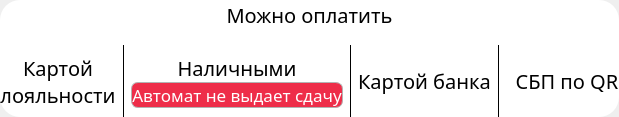
       <widget class="QFrame" name="frame_3">
        <property name="minimumSize">
         <size>
          <width>0</width>
          <height>0</height>
         </size>
        </property>
        <property name="frameShape">
         <enum>QFrame::NoFrame</enum>
        </property>
        <property name="frameShadow">
         <enum>QFrame::Raised</enum>
        </property>
        <layout class="QHBoxLayout" name="horizontalLayout_2">
         <property name="spacing">
          <number>10</number>
         </property>
         <property name="leftMargin">
          <number>0</number>
         </property>
         <property name="topMargin">
          <number>0</number>
         </property>
         <property name="rightMargin">
          <number>0</number>
         </property>
         <property name="bottomMargin">
          <number>0</number>
         </property>
         <item>
          <widget class="QFrame" name="frame_17">
           <property name="sizePolicy">
            <sizepolicy hsizetype="Preferred" vsizetype="Expanding">
             <horstretch>0</horstretch>
             <verstretch>0</verstretch>
            </sizepolicy>
           </property>
           <property name="minimumSize">
            <size>
             <width>0</width>
             <height>110</height>
            </size>
           </property>
           <property name="maximumSize">
            <size>
             <width>16777215</width>
             <height>149</height>
            </size>
           </property>
           <property name="styleSheet">
            <string notr="true">#frame_17 {
	background-color: white;
	border-radius: 20px;
}</string>
           </property>
           <property name="frameShape">
            <enum>QFrame::NoFrame</enum>
           </property>
           <property name="frameShadow">
            <enum>QFrame::Raised</enum>
           </property>
           <layout class="QVBoxLayout" name="verticalLayout_10">
            <property name="leftMargin">
             <number>0</number>
            </property>
            <property name="topMargin">
             <number>0</number>
            </property>
            <property name="rightMargin">
             <number>0</number>
            </property>
            <property name="bottomMargin">
             <number>0</number>
            </property>
            <item alignment="Qt::AlignTop">
             <widget class="QFrame" name="frame_18">
              <property name="minimumSize">
               <size>
                <width>0</width>
                <height>0</height>
               </size>
              </property>
              <property name="frameShape">
               <enum>QFrame::NoFrame</enum>
              </property>
              <property name="frameShadow">
               <enum>QFrame::Raised</enum>
              </property>
              <layout class="QHBoxLayout" name="horizontalLayout">
               <property name="spacing">
                <number>0</number>
               </property>
               <property name="leftMargin">
                <number>0</number>
               </property>
               <property name="topMargin">
                <number>0</number>
               </property>
               <property name="rightMargin">
                <number>0</number>
               </property>
               <item>
                <widget class="QLabel" name="label_3">
                 <property name="minimumSize">
                  <size>
                   <width>0</width>
                   <height>30</height>
                  </size>
                 </property>
                 <property name="maximumSize">
                  <size>
                   <width>700</width>
                   <height>16777215</height>
                  </size>
                 </property>
                 <property name="font">
                  <font>
                   <family>Rubik</family>
                   <pointsize>15</pointsize>
                  </font>
                 </property>
                 <property name="styleSheet">
                  <string notr="true">QLabel {
            border-radius: 15px;
            border: 1px solid #B3B3B3;
}a</string>
                 </property>
                 <property name="lineWidth">
                  <number>0</number>
                 </property>
                 <property name="text">
                  <string>Можно оплатить</string>
                 </property>
                 <property name="alignment">
                  <set>Qt::AlignCenter</set>
                 </property>
                </widget>
               </item>
              </layout>
             </widget>
            </item>
            <item>
             <widget class="QFrame" name="frame_19">
              <property name="sizePolicy">
               <sizepolicy hsizetype="Preferred" vsizetype="Expanding">
                <horstretch>0</horstretch>
                <verstretch>0</verstretch>
               </sizepolicy>
              </property>
              <property name="frameShape">
               <enum>QFrame::NoFrame</enum>
              </property>
              <property name="frameShadow">
               <enum>QFrame::Raised</enum>
              </property>
              <layout class="QHBoxLayout" name="horizontalLayout_4">
               <property name="leftMargin">
                <number>0</number>
               </property>
               <property name="topMargin">
                <number>0</number>
               </property>
               <property name="rightMargin">
                <number>0</number>
               </property>
               <property name="bottomMargin">
                <number>0</number>
               </property>
               <item>
                <widget class="QFrame" name="frame_20">
                 <property name="frameShape">
                  <enum>QFrame::NoFrame</enum>
                 </property>
                 <property name="frameShadow">
                  <enum>QFrame::Raised</enum>
                 </property>
                 <layout class="QVBoxLayout" name="verticalLayout_22">
                  <property name="spacing">
                   <number>0</number>
                  </property>
                  <property name="leftMargin">
                   <number>0</number>
                  </property>
                  <property name="topMargin">
                   <number>0</number>
                  </property>
                  <property name="rightMargin">
                   <number>0</number>
                  </property>
                  <property name="bottomMargin">
                   <number>0</number>
                  </property>
                  <item>
                   <widget class="QLabel" name="label_4">
                    <property name="font">
                     <font>
                      <family>Rubik</family>
                      <pointsize>15</pointsize>
                     </font>
                    </property>
                    <property name="text">
                     <string>Картой
лояльности</string>
                    </property>
                    <property name="alignment">
                     <set>Qt::AlignCenter</set>
                    </property>
                   </widget>
                  </item>
                 </layout>
                </widget>
               </item>
               <item>
                <widget class="Line" name="line">
                 <property name="styleSheet">
                  <string notr="true"/>
                 </property>
                 <property name="frameShadow">
                  <enum>QFrame::Plain</enum>
                 </property>
                 <property name="orientation">
                  <enum>Qt::Vertical</enum>
                 </property>
                </widget>
               </item>
               <item>
                <widget class="QFrame" name="frame_21">
                 <property name="frameShape">
                  <enum>QFrame::NoFrame</enum>
                 </property>
                 <property name="frameShadow">
                  <enum>QFrame::Raised</enum>
                 </property>
                 <layout class="QVBoxLayout" name="verticalLayout_19">
                  <property name="spacing">
                   <number>0</number>
                  </property>
                  <property name="leftMargin">
                   <number>0</number>
                  </property>
                  <property name="topMargin">
                   <number>9</number>
                  </property>
                  <property name="rightMargin">
                   <number>0</number>
                  </property>
                  <property name="bottomMargin">
                   <number>9</number>
                  </property>
                  <item>
                   <widget class="QLabel" name="label_5">
                    <property name="font">
                     <font>
                      <family>Rubik</family>
                      <pointsize>15</pointsize>
                     </font>
                    </property>
                    <property name="text">
                     <string>Наличными</string>
                    </property>
                    <property name="alignment">
                     <set>Qt::AlignCenter</set>
                    </property>
                   </widget>
                  </item>
                  <item>
                   <widget class="QLabel" name="label_9">
                    <property name="font">
                     <font>
                      <family>Rubik</family>
                      <pointsize>13</pointsize>
                     </font>
                    </property>
                    <property name="styleSheet">
                     <string notr="true">color: rgb(255, 255, 255);
background-color: rgb(238,45,73);
border-radius: 7px;
border: 1px solid #B3B3B3;</string>
                    </property>
                    <property name="text">
                     <string>Автомат не выдает сдачу</string>
                    </property>
                    <property name="alignment">
                     <set>Qt::AlignCenter</set>
                    </property>
                   </widget>
                  </item>
                 </layout>
                </widget>
               </item>
               <item>
                <widget class="Line" name="line_2">
                 <property name="frameShadow">
                  <enum>QFrame::Plain</enum>
                 </property>
                 <property name="orientation">
                  <enum>Qt::Vertical</enum>
                 </property>
                </widget>
               </item>
               <item>
                <widget class="QFrame" name="frame_22">
                 <property name="frameShape">
                  <enum>QFrame::NoFrame</enum>
                 </property>
                 <property name="frameShadow">
                  <enum>QFrame::Raised</enum>
                 </property>
                 <layout class="QVBoxLayout" name="verticalLayout_21">
                  <property name="spacing">
                   <number>0</number>
                  </property>
                  <property name="leftMargin">
                   <number>0</number>
                  </property>
                  <property name="topMargin">
                   <number>0</number>
                  </property>
                  <property name="rightMargin">
                   <number>0</number>
                  </property>
                  <property name="bottomMargin">
                   <number>0</number>
                  </property>
                  <item>
                   <widget class="QLabel" name="label_7">
                    <property name="font">
                     <font>
                      <family>Rubik</family>
                      <pointsize>15</pointsize>
                     </font>
                    </property>
                    <property name="text">
                     <string>Картой банка</string>
                    </property>
                    <property name="alignment">
                     <set>Qt::AlignCenter</set>
                    </property>
                   </widget>
                  </item>
                 </layout>
                </widget>
               </item>
               <item>
                <widget class="Line" name="line_3">
                 <property name="frameShadow">
                  <enum>QFrame::Plain</enum>
                 </property>
                 <property name="orientation">
                  <enum>Qt::Vertical</enum>
                 </property>
                </widget>
               </item>
               <item>
                <widget class="QFrame" name="frame_23">
                 <property name="frameShape">
                  <enum>QFrame::NoFrame</enum>
                 </property>
                 <property name="frameShadow">
                  <enum>QFrame::Raised</enum>
                 </property>
                 <layout class="QVBoxLayout" name="verticalLayout_20">
                  <property name="spacing">
                   <number>0</number>
                  </property>
                  <property name="topMargin">
                   <number>0</number>
                  </property>
                  <property name="rightMargin">
                   <number>0</number>
                  </property>
                  <property name="bottomMargin">
                   <number>0</number>
                  </property>
                  <item>
                   <widget class="QLabel" name="label_8">
                    <property name="font">
                     <font>
                      <family>Rubik</family>
                      <pointsize>15</pointsize>
                     </font>
                    </property>
                    <property name="text">
                     <string>СБП по QR</string>
                    </property>
                    <property name="alignment">
                     <set>Qt::AlignCenter</set>
                    </property>
                   </widget>
                  </item>
                 </layout>
                </widget>
               </item>
              </layout>
             </widget>
            </item>
           </layout>
          </widget>
         </item>
        </layout>
       </widget>
